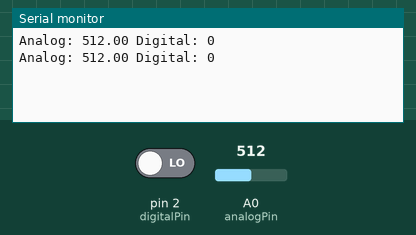
Recording of a sketch running on a simulated Arduino Uno, built with avr-gcc and run on an emulated ATmega328P. On the bench: the last lines printed to the serial monitor. The test bench sets the inputs (shaded band); at power-on: A0 (analogPin) = 512, pin 2 (digitalPin) LOW.

Above: at 1.8 s.
1.9 s: A0 (analogPin) set to 716
At 2.5 s:
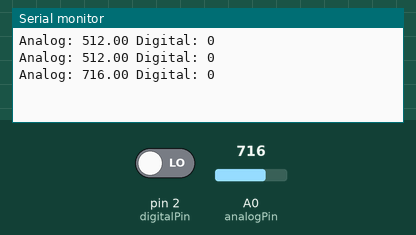
3.4 s: pin 2 (digitalPin) driven HIGH
At 4.7 s:
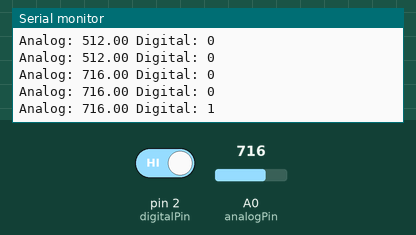
4.9 s: A0 (analogPin) set to 900
At 5.8 s:
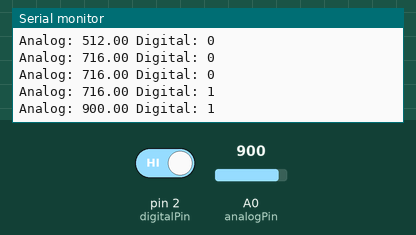
6.4 s: pin 2 (digitalPin) driven LOW
At 7.7 s:
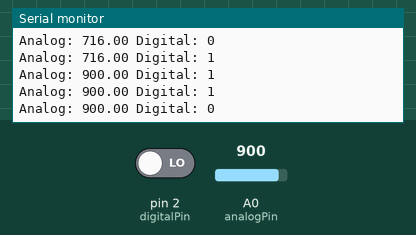
Timing chart, 0 to 8.9 s (numbered marks = the images above; inputs shaded):
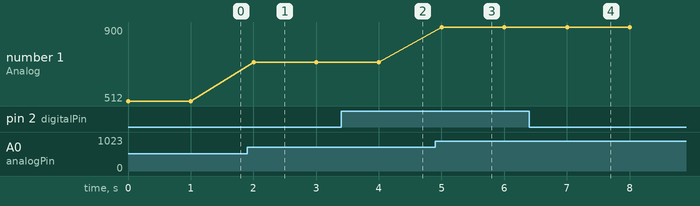

The sketch:

sketch_jan02a.ino
```cpp
// 湿度センサ【未完成。。。】
// http://forum.arduino.cc/index.php?topic=143815.0

int analogPin = 0;
int digitalPin = 2;

void setup(){
  Serial.begin(9600);
}

void loop(){
  Serial.print("Analog: ");
  Serial.print(getValue());
  Serial.print(" Digital: ");
  Serial.println(digitalRead(digitalPin));
  delay(1000);
}

float getValue(){
  int val = 0;

  val = analogRead(analogPin);
  // need som calca to HR%
  return val;
}
```

Measured:
- after the input at 1.9 s, the serial monitor: prints a new line after 0.10 s (image 1)
- after the input at 3.4 s, the serial monitor: prints a new line after 0.60 s (image 2)
- after the input at 4.9 s, the serial monitor: prints a new line after 0.10 s (image 3)
- after the input at 6.4 s, the serial monitor: prints a new line after 0.61 s (image 4)
- plotted number 1: 512 → 716 after the input at 1.9 s, 716 → 900 after the input at 4.9 s
